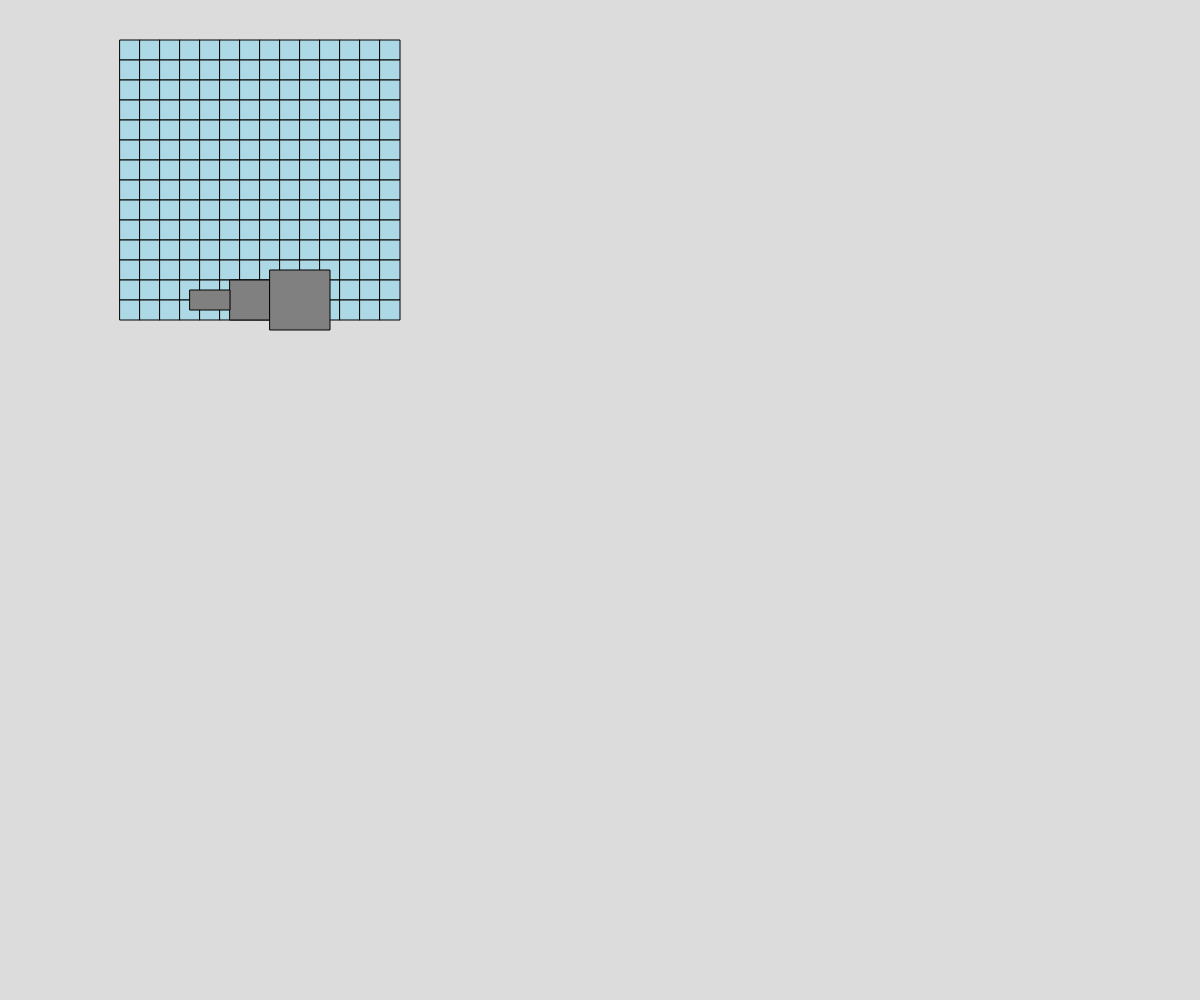
Frame 1 (no input)
Frame 60 (no input): identical to frame 1, image omitted
Frame 120 (the mouse pressed at the canvas centre since frame 60): identical to frame 1, image omitted

The p5.js sketch that drew this single still picture (run headless with seeded random() and noise() and a simulated clock; from frame 60 on, the mouse is pressed at the canvas centre):

// p5.js sketch
// ── sketch.js
// Battleship
// James Mitchell
// 10/28/24
//
// Extra for Experts:
//

let grid;
const CELL_SIZE = 20;
let rows;
let cols;
let setUpPhase = true;
let newSmallX = 200;
let newSmallY = 300;
let smallSize = CELL_SIZE;
let newMedX = 250;
let newMedY = 300;
let medSize = CELL_SIZE*2;
let newLargeX = 300;
let newLargeY = 300;
let largeSize = CELL_SIZE*3;
let calledForSmall = false;
let calledForMed = false;
let calledForLarge = false;
let abcd = true;
let randNumsOverlapping = true;

//enemy ai specific variables
let aIPlacement = true;
let randSmallX;
let randMedX;
let randLargeX;
let randSmallY;
let randMedY;
let randLargeY;
let enemyShipsLeft = 2;


function setup() {
  createCanvas(windowWidth, windowHeight);
  rows = windowHeight/CELL_SIZE;
  cols = windowWidth/CELL_SIZE;

  randSmallX = Math.floor(random(13));
  randMedX = Math.floor(random(14));
  randLargeX = Math.floor(random(12));
  randSmallY = Math.floor(random(14));
  randMedY = Math.floor(random(13));
  randLargeY = Math.floor(random(12));
  
  grid = gridGeneration(cols,rows);
}

function draw() {
  
  background(220);
  if (setUpPhase){
    displayGrid();
    placeShips(mouseX, mouseY);
    if (key === "q"){
      setUpPhase = !setUpPhase;
    }
    
  }
  else{
    displayGrid();
    if (key === " "){
      setUpPhase = !setUpPhase;
    }
    placeShips(mouseX, mouseY);
    if (aIPlacement){
      placeAIShips();
    }
    if (enemyShipsLeft === 0){
      circle(100,100,100)
    }
  }
}


function gridGeneration(cols, rows){
  let newGrid = [];
  for (let y = 0; y < rows; y++){
    newGrid.push([]);
    for (let x = 0; x < cols; x++){
      newGrid[y].push("fog");
    }
  }
  return newGrid;
}

//work on only showing the grids only within the specified play area
function displayGrid(){
  for (let y = 0; y < rows; y++){
    for (let x = 0; x < cols; x++){
      //player grid
      if (x > 5 && x < 20 && y > 1 && y < 16){
        fill("lightblue");
        square(x*CELL_SIZE,y*CELL_SIZE,CELL_SIZE);
      }
      //enemy grid
      if (x > 5 && x < 20 && y > 20 && y < 35 && !setUpPhase){
        fill("lightblue");
        square(x*CELL_SIZE,y*CELL_SIZE,CELL_SIZE);
      }
      //if you hit a empty square
      if (grid[y][x] === "missed"){
        fill("white");
        circle(x*CELL_SIZE + CELL_SIZE/2,y*CELL_SIZE + CELL_SIZE/2 ,CELL_SIZE/2);
      }
      //if you hit a ship
      if (grid[y][x] === "hit"){
        fill("red");
        circle(x*CELL_SIZE + CELL_SIZE/2,y*CELL_SIZE + CELL_SIZE/2 ,CELL_SIZE/2);
      }
    }
  }
}

//
function mousePressed(){
  let x = Math.floor(mouseX/CELL_SIZE);
  let y = Math.floor(mouseY/CELL_SIZE);

  if (!setUpPhase){
    //figure out why it says already fired here when at y = 26+
    if(x >= 6 && x <= 19 && y >= 21 && y <= 34){
      if (grid[y][x]  === "fog"){
        grid[y][x]  = "missed";
        console.log("missed");
      }

      else if (grid[y][x] === "enemy ship here"){
        grid[y][x] = "hit";
        console.log("hit");
        enemyShipsLeft -= 1
      }

      else{
        console.log("alread fired here");
        console.log(y, x);
      }
    }
 }
}


// pretty colors :)
// fill(random(100, 255),random(100, 255),random(200, 255));

//places the ships
//makes sure that the 'battleships' stay within your grid and snaps to the grid without any part of it leaving the grid
function placeShips(x,y){
  fill("grey");
  //small ship
  if (setUpPhase){

    if(mouseIsPressed && mouseX >= newSmallX - smallSize && mouseX <= newSmallX + smallSize && mouseY >= newSmallY - smallSize && mouseY <= newSmallY + smallSize){
      if(mouseX/CELL_SIZE > 6 && mouseX/CELL_SIZE < 19 && mouseY/CELL_SIZE > 2 && mouseY/CELL_SIZE < 16){
        rect(x-smallSize/2,y-smallSize/2,smallSize*2,smallSize);
        newSmallX = x;
        newSmallY = y;
        square(newMedX - medSize/2 ,newMedY - medSize/2 ,medSize);
        square(newLargeX-largeSize/2,newLargeY-largeSize/2,largeSize);
        calledForSmall = true;
        snapShipsToGrid(newSmallX,newSmallY);
      }
      else{
        calledForSmall = true;
        snapShipsToGrid(newSmallX,newSmallY);
      }
    }
    //medium battleship
    else if(mouseIsPressed && mouseX >= newMedX - medSize/1.5 && mouseX <= newMedX + medSize/1.5 && mouseY >= newMedY - medSize/1.5 && mouseY <= newMedY + medSize/1.5){
      if(mouseX/CELL_SIZE > 7 && mouseX/CELL_SIZE < 20 && mouseY/CELL_SIZE > 2 && mouseY/CELL_SIZE < 17){
        square(x - medSize/2,y - medSize/2,medSize);
        newMedX = x;
        newMedY = y;
        rect(newSmallX-smallSize/2,newSmallY-smallSize/2,smallSize*2,smallSize);
        square(newLargeX-largeSize/2,newLargeY-largeSize/2,largeSize);
        calledForMed = true;
        snapShipsToGrid(newMedX,newMedY);
      }
      else{
        calledForMed = true;
        snapShipsToGrid(newMedX,newMedY);
      }
    }
    //large battleship
    else if(mouseIsPressed && mouseX >= newLargeX - largeSize/2 && mouseX <= newLargeX + largeSize/2 && mouseY >= newLargeY - largeSize/2 && mouseY <= newLargeY + largeSize/2){
      if(mouseX/CELL_SIZE > 7 && mouseX/CELL_SIZE < 19 && mouseY/CELL_SIZE > 3 && mouseY/CELL_SIZE < 15){
        square(x - largeSize/2,y - largeSize/2, largeSize);
        newLargeX = x;
        newLargeY = y;
        rect(newSmallX-smallSize/2,newSmallY-smallSize/2,smallSize*2,smallSize);
        square(newMedX - medSize/2 ,newMedY - medSize/2, medSize);
        calledForLarge = true;
        snapShipsToGrid(newLargeX,newLargeY);
      }
      else{
        calledForLarge = true;
        snapShipsToGrid(newLargeX,newLargeY);
      }
    }
    else{
      square(newMedX - medSize/2 ,newMedY - medSize/2, medSize);
      rect(newSmallX-smallSize/2,newSmallY-smallSize/2,smallSize*2,smallSize);
      square(newLargeX-largeSize/2,newLargeY-largeSize/2,largeSize);
    }
  }
  else{
    while (abcd){
      console.log('yo');
      //works
      grid[Math.floor(newSmallY/CELL_SIZE)][Math.floor(newSmallX/CELL_SIZE)] = "allied ship here";
      grid[Math.floor(newSmallY/CELL_SIZE)][Math.floor(newSmallX/CELL_SIZE)+1] = "allied ship here";
      
      //works
      grid[Math.floor(newMedY/CELL_SIZE)][Math.floor(newMedX/CELL_SIZE)] = "allied ship here";
      grid[Math.floor(newMedY/CELL_SIZE) - 1][Math.floor(newMedX/CELL_SIZE)] = "allied ship here";
      grid[Math.floor(newMedY/CELL_SIZE)][Math.floor(newMedX/CELL_SIZE) - 1] = "allied ship here";
      grid[Math.floor(newMedY/CELL_SIZE) - 1][Math.floor(newMedX/CELL_SIZE) - 1] = "allied ship here";
      
      //works
      for (let m = -1; m < 2; m++){
        for (let n = -1; n < 2; n++){
          grid[Math.floor(newLargeY/CELL_SIZE)+n][Math.floor(newLargeX/CELL_SIZE)+m] = "allied ship here";
        }
      }
      abcd = false;
    }
  }
}


//need to check for collisions so that the ships dont overlap
//add variable that is triggered when ships are all placed to let game start
function snapShipsToGrid(x,y){
  snapX = Math.floor(x/CELL_SIZE);
  snapY = Math.floor(y/CELL_SIZE);
  // console.log(snapX);
  // console.log(snapY);
  //SMALL WORKS I DONT KNOW WHY, MAYBE BECAUSE ITS THE SAME AS THE MEDIUM
  if (calledForSmall){
    //working code for the main square, need to adjust numbers so that the second square also causes the small ship to not lock in place
    if(!(newSmallX/CELL_SIZE  + 1 > newMedX/CELL_SIZE && newSmallX/CELL_SIZE  - 1 < newMedX/CELL_SIZE && newSmallY/CELL_SIZE + 1 > newMedY/CELL_SIZE && newSmallY/CELL_SIZE - 1 < newMedY/CELL_SIZE)){
      newSmallX = Math.floor(snapX*CELL_SIZE + CELL_SIZE/2);
      newSmallY = Math.floor(snapY*CELL_SIZE + CELL_SIZE/2);
      calledForSmall = false;
    }
  }
  //MED WORKS BECAUSE ITS 2X2, SO IT DOESNT NEED THE EXTRA CELL TO FIT WELL
  if (calledForMed){
    newMedX = Math.floor(snapX*CELL_SIZE);
    newMedY = Math.floor(snapY*CELL_SIZE);
    calledForMed= false;
  }
  //LARGE WORKS BECAUSE ITS 3 CELLS LARGE
  if (calledForLarge){
    newLargeX = Math.floor(snapX*CELL_SIZE + CELL_SIZE/2);
    newLargeY = Math.floor(snapY*CELL_SIZE + CELL_SIZE/2);
    calledForLarge = false;
  }

  if (key === "s"){

  }
}

function placeAIShips(){
  while (randNumsOverlapping){
  //this is just to make sure there are no overlapping ships
  //checking for large square
  if (randLargeX !== randMedX && randLargeY !== randMedY && randLargeX + 2 !== randMedX + 1 && randLargeY + 2 !== randMedY + 1){
   if (randSmallX !== randMedX && randSmallY !== randMedY && randSmallX !== randMedX + 1 && randSmallY + 1 !== randMedY + 1){
    randNumsOverlapping = false;
      }
    }
    else{
      console.log("error: overlapping ships")
      randSmallX = Math.floor(random(13));
      randLargeX = Math.floor(random(12));
      randSmallY = Math.floor(random(14));
      randLargeY = Math.floor(random(12));
    }
  }
  grid[randSmallY+20][randSmallX+5] = "enemy ship here"
  grid[randSmallY+20][randSmallX+6] = "enemy ship here"
  console.log(randSmallY+20,randSmallX+5);

  grid[randMedY+20][randMedX+5] = "enemy ship here"
  grid[randMedY+19][randMedX+5] = "enemy ship here"
  grid[randMedY+20][randMedX+6] = "enemy ship here"
  grid[randMedY+19][randMedX+6] = "enemy ship here"
  console.log(randMedY+20,randMedX+5);

  
  for (let q = -1; q < 2; q++){
    for (let p = -1; p < 2; p++){
      grid[randLargeY+q + 19][randLargeX + p + 7] = "enemy ship here";
      console.log(randLargeY+19+q,randLargeX+5+p);

    }
  }
  aIPlacement = false;

}
